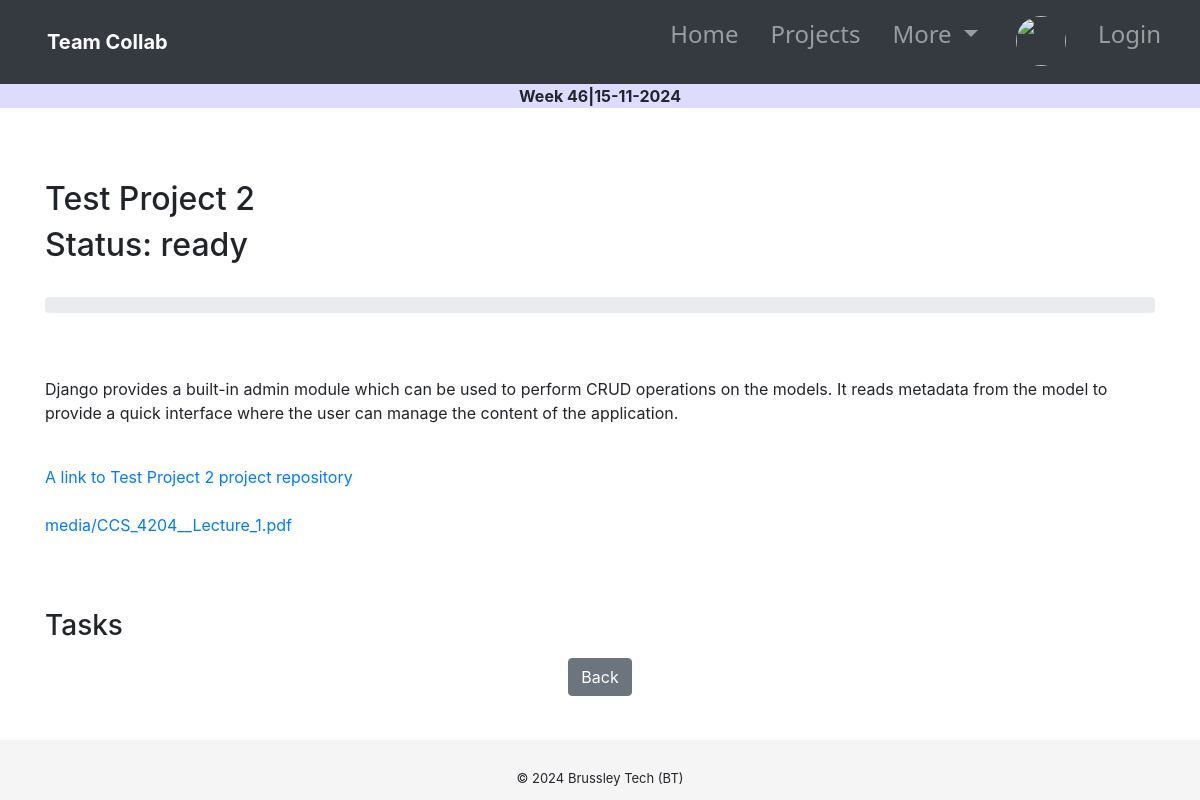
Before: /projects/9/ with the older database file.
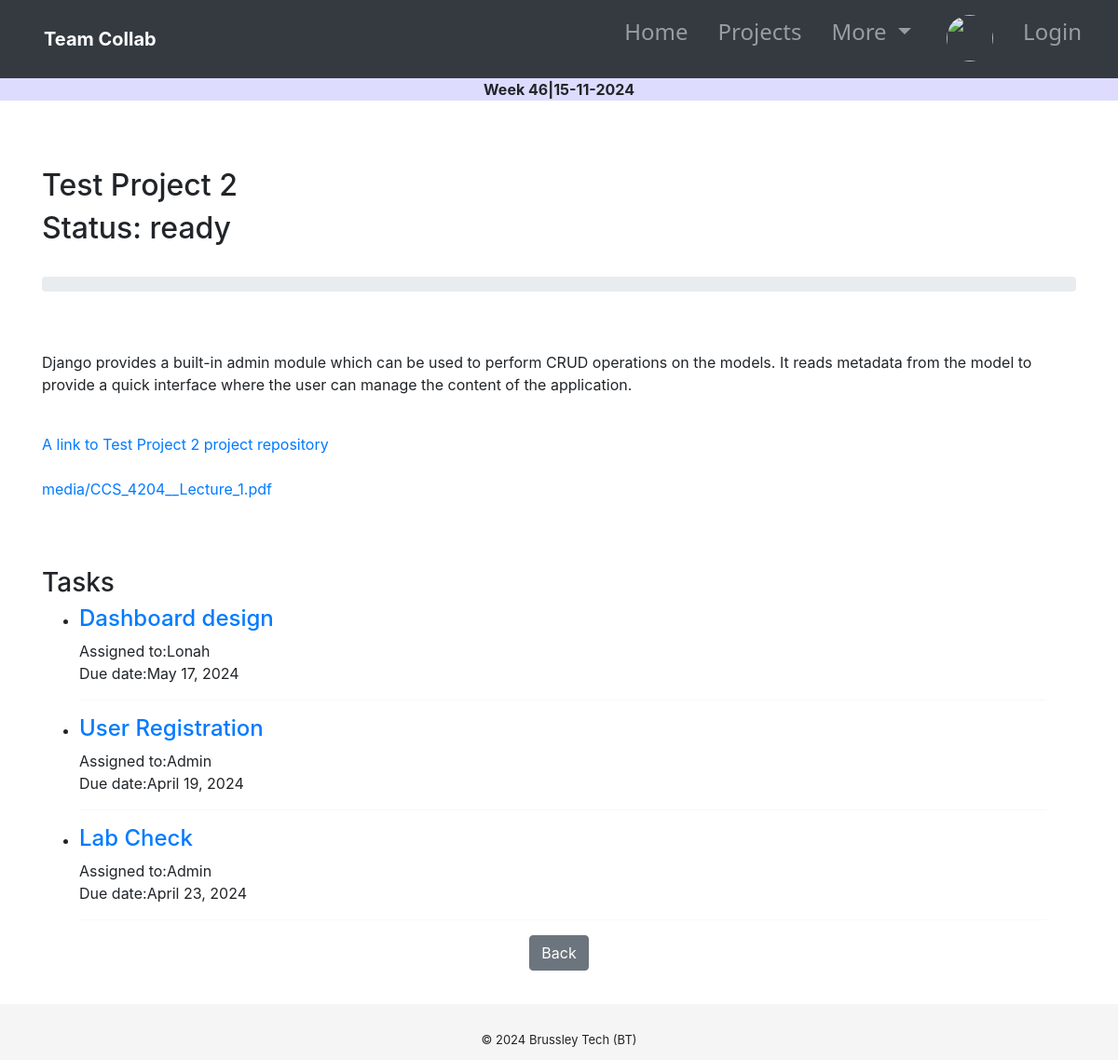
After: the same page with the newer database file.
### tasks/models.py (models this page shows, shortened)
class Task(models.Model):
    task_name = models.CharField(max_length=255, null=False)
    description = RichTextField(max_length=3000,null=True, blank=True)
    start_date = models.DateField( blank=True, null = True)
    due_date = models.DateField( blank=True, null = True)
    status = models.CharField(max_length=20, choices=TaskStatus.choices, default=TaskStatus.OPEN)
    project = models.ForeignKey(Project, on_delete=models.CASCADE, null=True, blank=True)
    assigned_to = models.ForeignKey(User, on_delete=models.CASCADE, null=True, blank=True, default=None)
    progress = models.IntegerField(default=0)

### tasks/views.py (the view)
# urls.py: path('projects/<int:project_id>/', views.project_detail, name='project_detail'),
def project_detail(request, project_id):
    project = get_object_or_404(Project, id=project_id)
    tasks = Task.objects.filter(project=project)
    total_tasks = project.task_set.count()
    completed_tasks = project.task_set.filter(status='done').count()
    print("Completed :", completed_tasks, " -- Total: ", total_tasks)
    if total_tasks != 0:
        progress_percentage = (completed_tasks / total_tasks) * 100
        progress = f"{progress_percentage}%"
    else:
        progress_percentage = 0
        progress = f"{progress_percentage}%"
    return render(request, 'tasks/project_detail.html', {'project': project, 'progress_percentage': progress,'tasks': tasks,})

### tasks/templates/tasks/project_detail.html (shortened to what this page needs)
{% extends 'tasks/base.html' %}
{% block content %}
<br>
<br>
<link href="https://stackpath.bootstrapcdn.com/bootstrap/4.5.2/css/bootstrap.min.css" rel="stylesheet">
<br>
<div class="container">
    <h2>{{ project.project_name }}</h2>
    <h2>Status: {{ project.status }}</h2>
    <br>
    <div class="progress">
    </div>
    <br>
    <br>
    <p>{{ project.description|safe }}</p>
        <br>
        {% if project.project_repo %}
            <a href="{{ project.project_repo }}" target="_blank">A link to {{ project.project_name }} project repository</a>
        {% else %}
            <p>No project repository available.</p>
        {% endif %}
        <br>
        <br>
        {%if project.project_file%}
            <a href="{% url 'projfile_download' project.id %}"  target="_blank">{{project.project_file}}</a>
        {%else%}
            <p>No files attached</p>
        {%endif%}
        <br>
        <br>
        <br>
        <br>
    <h3>Tasks</h3>
    <ul>
    {% for task in tasks %}
        <li>
            <h4><a href="{% url 'task_detail' task.id %}">{{ task.task_name }}</a></h4>
           Assigned to:{{task.assigned_to}}
           <br> Due date:{{task.due_date}}
        </li>
        <hr>
    {% endfor %}
    </ul>
    <div class="d-flex justify-content-center">
        <a href="{% url 'project_list' %}" class="btn btn-secondary">Back</a>
    </div>
</div>
{% endblock %}

Changed rows visible on the page:
added Task: task_name "Dashboard design", assigned_to "Lonah", due_date "May 17, 2024"
added Task: task_name "User Registration", assigned_to "Admin", due_date "April 19, 2024"
added Task: task_name "Lab Check", assigned_to "Admin", due_date "April 23, 2024"
